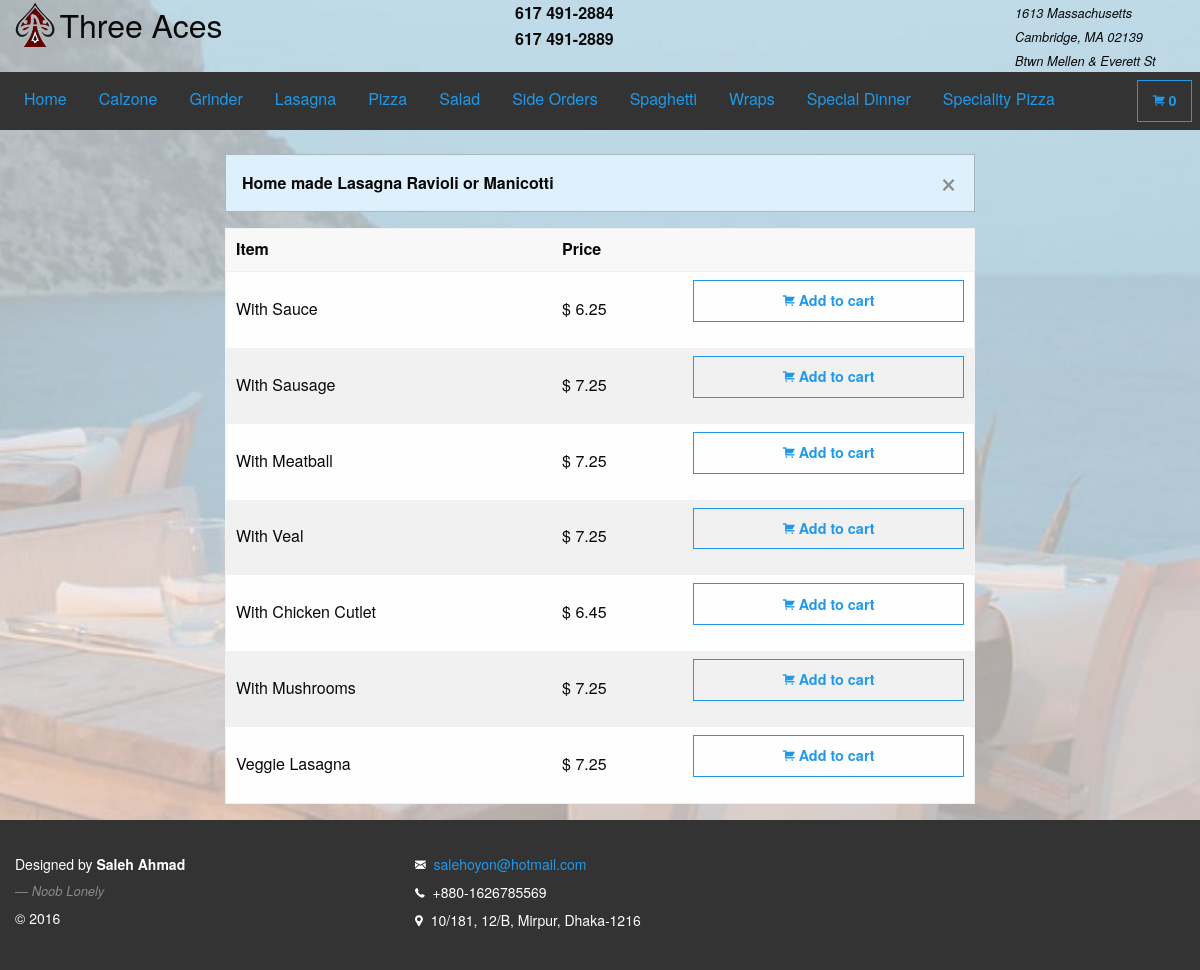
Page /lasagna.php on the committed database.
### tables this page shows
CREATE TABLE IF NOT EXISTS `lasagna` (
`lasagna_id` bigint(20) NOT NULL COMMENT 'Lasagna ID',
  `lasagna_name` text NOT NULL COMMENT 'Lasagna Name',
  `lasagna_price` decimal(10,2) NOT NULL COMMENT 'Lasagna Price'
);

### model/db.php (called while the page is built, shortened)
<?php
function lasagna()
{
    $conn        = db_conn();
    $selectQuery = 'SELECT * FROM `lasagna`';
    try{
        $stmt = $conn->query($selectQuery);
    }catch(PDOException $e){
        handle_sql_errors($selectQuery, $e->getMessage());
    }
    $row = $stmt->fetchAll(PDO::FETCH_ASSOC);
    return $row;
}

### controller/dataCollector.php (called while the page is built, shortened)
<?php
require_once 'model/db.php';
function getLasagna()
{
    $row = lasagna();
    return $row;
}

### lasagna.php (the view, shortened to what this page needs)
<?php
require_once 'controller/dataCollector.php';
$row = getLasagna();
?>
<!doctype html>
<html class="no-js" lang="en">
    <head>
        <?php require_once 'includes/head.php';?>
    </head>
    <body>
        <div class="cover-image"></div>
        <div id="wrap">
            <main>
                <header>
                    <?php include_once 'includes/upperHeader.php';?>
                    <nav id="fixed-top-nav-sec">
                        <?php require_once 'includes/navbar.php'; ?>
                    </nav>
                </header>
                <br/>
                <section>
                    <div class="small-12 columns">
                        <div class="small-8 small-centered columns">
                            <div class="panel callout primary" data-closable>
                                <strong>Home made Lasagna Ravioli or Manicotti</strong>
                                <button class="close-button" aria-label="Dismiss alert" type="button" data-close>
                                    <span aria-hidden="true">&times;</span>
                                </button>
                            </div>
                            <table style="width: 100%">
                                <thead>
                                <tr>
                                    <th>Item</th>
                                    <th>Price</th>
                                    <th></th>
                                </tr>
                                </thead>
                                <tbody>
                                <?php foreach($row as $r): ?>
                                    <tr data-id ="<?= htmlentities(stripcslashes($r['lasagna_id']), ENT_QUOTES, 'UTF-8'); ?>" data-type="Lasagna">
                                        <td><?= htmlentities(stripcslashes($r['lasagna_name']), ENT_QUOTES, 'UTF-8'); ?></td>
                                        <td> $ <?= htmlentities(stripcslashes($r['lasagna_price']), ENT_QUOTES, 'UTF-8'); ?></td>
                                        <td>
                                            <button type="button" class="button hollow primary expanded item">
                                                <i class="fi-shopping-cart"></i>
                                                <strong>Add to cart</strong>
                                            </button>
                                        </td>
                                    </tr>
                                <?php endforeach; ?>
                                </tbody>
                            </table>
                        </div>
                    </div>
                </section>
            </main>
        </div>
        <footer>
            <?php include_once 'includes/footer.php';?>
        </footer>
    </body>
</html>

### css/main.css (style rules this page uses)
html { color: #222; font-size: 1em; line-height: 1.4; }
.cover-image { position: fixed; top: 0; left: 0; right: 0; z-index: -1; top:0; background: url("../img/back-image.jpg") bottom no-repeat fixed; background-size: cover; height: 100%; }
#wrap { min-height: 100%; }
main { overflow:auto; padding-bottom: 150px; }
footer { background: #333; color:#fff; position: relative; margin-top: -150px; clear:both; padding: 30px 0; height: 150px; font-size: 14px; line-height: 2 }
body { scrollbar-face-color: #def0fc; scrollbar-shadow-color: #99B0BD; scrollbar-arrow-color: #686F73; scrollbar-track-color: #EFF0F5; }

### rows in the picture
lasagna: lasagna_name "With Sauce", lasagna_price "6.25"
lasagna: lasagna_name "With Sausage", lasagna_price "7.25"
lasagna: lasagna_name "With Meatball", lasagna_price "7.25"
lasagna: lasagna_name "With Veal", lasagna_price "7.25"
lasagna: lasagna_name "With Chicken Cutlet", lasagna_price "6.45"
lasagna: lasagna_name "With Mushrooms", lasagna_price "7.25"
lasagna: lasagna_name "Veggie Lasagna", lasagna_price "7.25"

### other values in the picture
count($_SESSION['cart']) "0"
